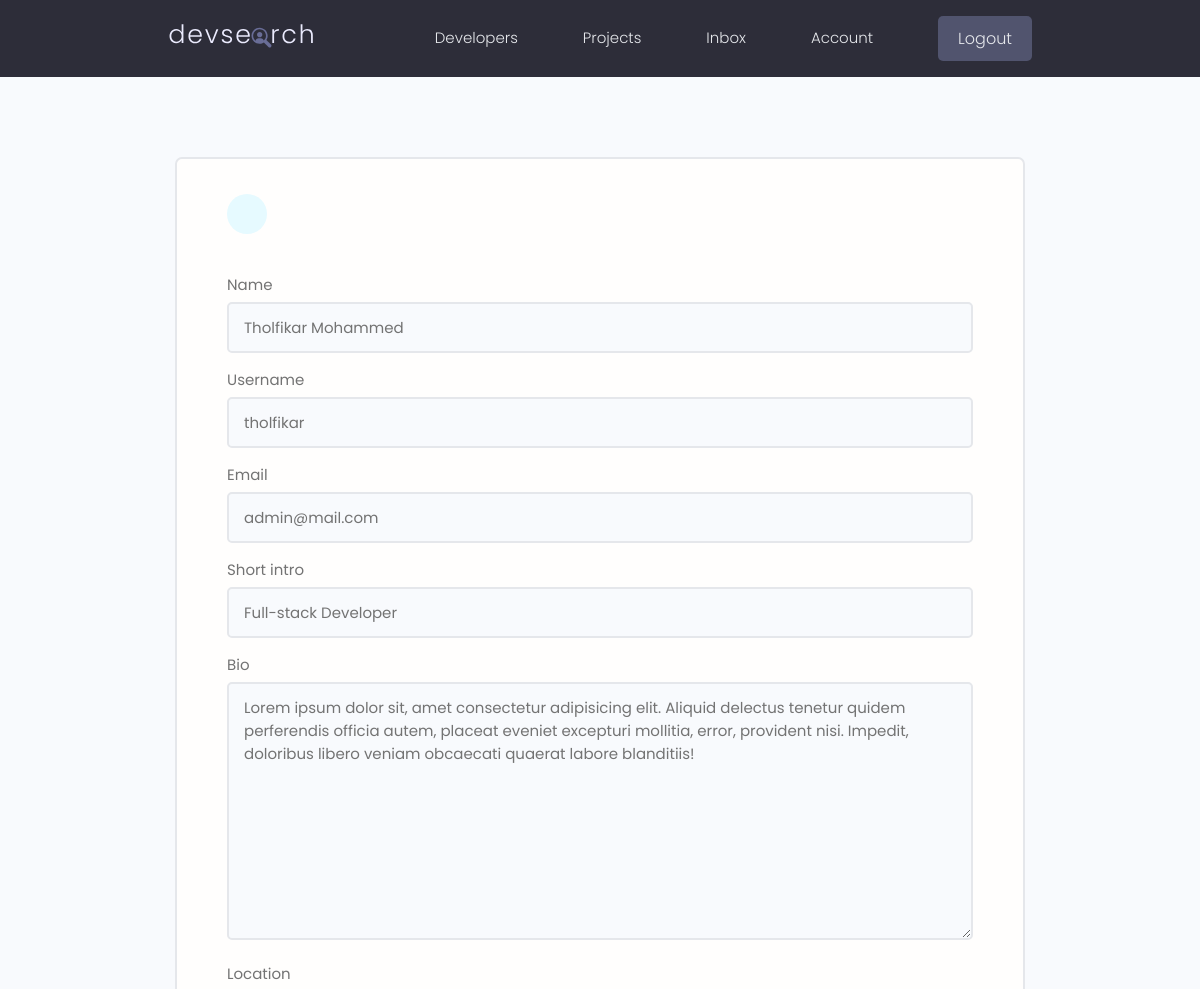
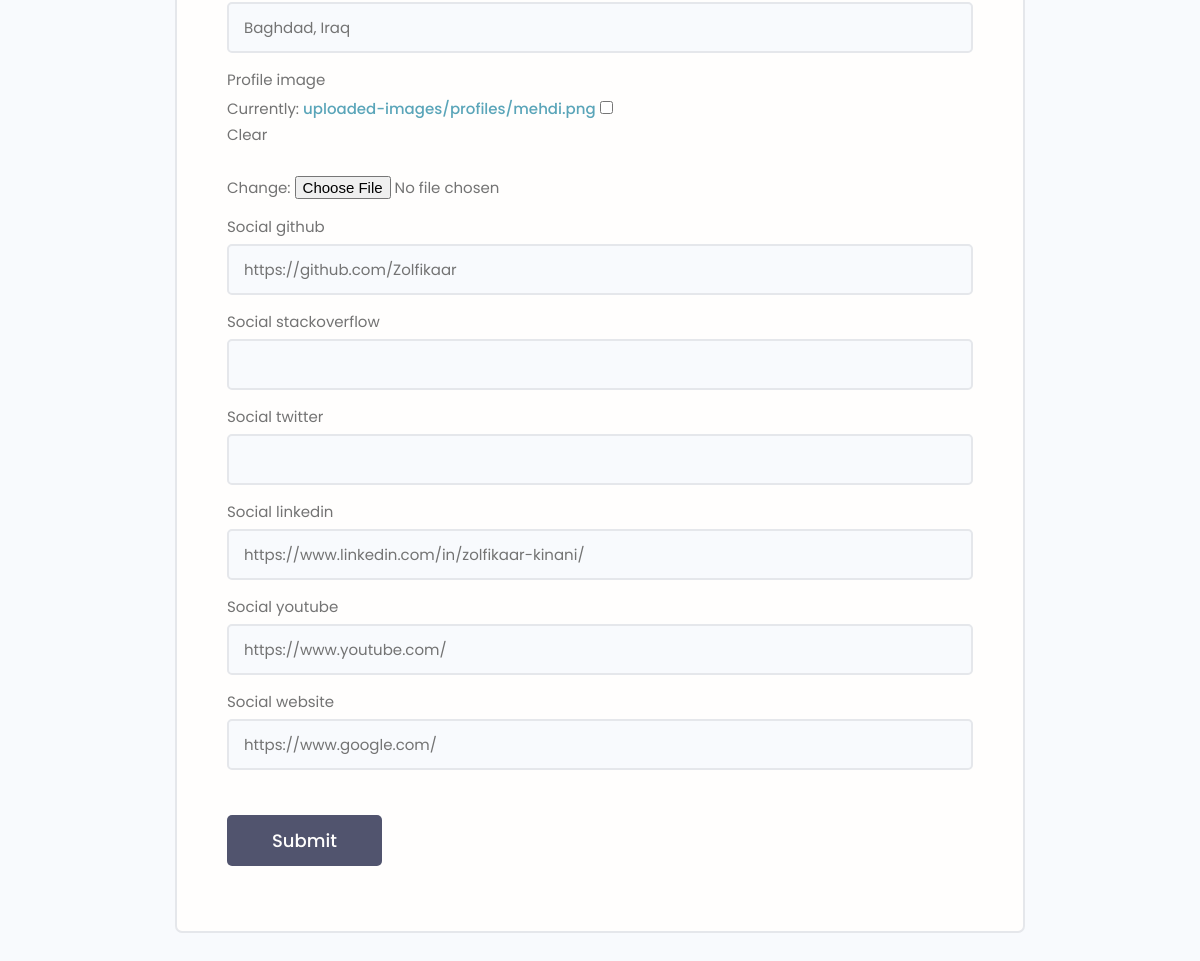
The page /edit-account/ (signed in) on the database its author committed (2 pictures, top to bottom).
### users/models.py (models this page shows, shortened)
class Profile(models.Model):
    user = models.OneToOneField(
        User, on_delete=models.CASCADE, null=True, blank=True)
    name = models.CharField(max_length=255, null=True, blank=True)
    username = models.CharField(max_length=255, null=True, blank=True)
    location = models.CharField(max_length=255, null=True, blank=True)
    email = models.EmailField(max_length=255, null=True, blank=True)
    short_intro = models.CharField(max_length=255, null=True, blank=True)
    bio = models.TextField(null=True, blank=True)
    profile_image = models.ImageField(
        null=True, blank=True, upload_to='uploaded-images/profiles', default='images/user-default.png')
    social_github = models.CharField(max_length=255, null=True, blank=True)
    social_stackoverflow = models.CharField(max_length=255, null=True, blank=True)
    social_twitter = models.CharField(max_length=255, null=True, blank=True)
    social_linkedin = models.CharField(max_length=255, null=True, blank=True)
    social_youtube = models.CharField(max_length=255, null=True, blank=True)
    social_website = models.CharField(max_length=255, null=True, blank=True)
    created_at = models.DateTimeField(auto_now_add=True)
    id = models.UUIDField(default=uuid.uuid4, unique=True,
                          primary_key=True, editable=False)

### users/views.py (the view)
# urls.py: path('edit-account/',views.editAccount,name='edit-account'),
@login_required(login_url='login')
def editAccount(request):
    profile = request.user.profile
    form = ProfileForm(instance=profile)
    if request.method == 'POST':
        form = ProfileForm(request.POST,request.FILES,instance=profile)
        if form.is_valid():
            form.save()
            return redirect('user-account')
    context = {'form':form}
    return render(request, 'users/profile-form.html', context)

### users/forms.py
class ProfileForm(ModelForm):
  class Meta:
    model = Profile
    fields = ['name','username', 'email', 'short_intro','bio','location','profile_image','social_github','social_stackoverflow','social_twitter','social_linkedin','social_youtube','social_website']
  def __init__(self, *args, **kwargs):
    super(ProfileForm, self).__init__(*args, **kwargs)
    for name, field in self.fields.items():
        field.widget.attrs.update({'class': 'input'})

### users/templates/users/profile-form.html (shortened to what this page needs)
{% extends "main.html" %}
{% block content %}
<main class="formPage my-xl">
  <div class="content-box">
    <div class="formWrapper">
      <a class="backButton" href="{% url 'user-account' %}"></a>
      <br>
      <form class="form" action="{% url 'edit-account' %}" method="POST" enctype="multipart/form-data">
        {% for field in form %}
        <div class="form__field">
          <label for="formInput#text">{{ field.label }}</label>
          {{ field }}
        </div>
        {% endfor %}
        <input class="btn btn--sub btn--lg  my-md" type="submit" value="Submit" />
      </form>
    </div>
  </div>
</main>
{% endblock content %}

### static/styles/app.css (style rules this page uses)
:root { --color-sub: #2d2d39; }
.btn--sub { background-color: var(--color-sub-light); }
.content-box { width: 95%; max-width: 85rem; margin: 0 auto; }
.backButton { background: var(--color-main-light); color: var(--color-main); width: 4rem; height: 4rem; display: flex; align-items: center; justify-content: center; border-radius: 50%; }
.formPage .formWrapper { list-style: none; background: var(--color-white); padding: 3.5rem 5rem; border: 2px solid var(--color-light); border-radius: 0.7rem; }

### static/uikit/styles/modules/_variables.css (style rules this page uses)
:root { --color-main: #5aa5b9; --color-main-light: #e6faff; --color-sub: #3f4156; --color-sub-light: #51546e; --color-sub-lighter: #ededfd; --color-text: #737373; --color-gray: #8b8b8b; --color-light: #e5e7eb; --color-light-gray: #767676; --color-bg: #f8fafd; --color-white: #fffefd; --color-white-light: #f3f3f3; --color-success: #359e64; --color-success-bg: #def8e8; --color-error: #fc4b0b; --color-error-bg: #fff2ee; --font-base: 'Poppins', arial, helvetica, 'Segoe UI', roboto, ubuntu, sans-serif; --font-monospace: 'Fira Code', 'Courier New', courier, monospace; --font-regular: 300; --font-medium: 500; --font-bold: 700; --generic-shadow: 1px 1px 5px #00000010; --generic-transition: all 0.3s ease-in-out; }

### static/uikit/styles/modules/_base.css (style rules this page uses)
* { margin: 0; padding: 0; box-sizing: border-box; text-rendering: optimizeLegibility; color: inherit; font-size: inherit; }
html { font-size: 50%; }
@media only screen and (min-width: 480px) { html { font-size: 56.25%; } }
@media only screen and (min-width: 1200px) { html { font-size: 62.5%; } }
body { line-height: 1.6; font-weight: 400; font-size: 1.5rem; color: var(--color-text); background-color: var(--color-bg); min-height: 100vh; }

### static/uikit/styles/modules/_typography.css (style rules this page uses)
* { font-family: var(--font-base); }
a { padding-bottom: 2px; text-decoration: none; display: inline-block; color: var(--color-main); font-weight: var(--font-medium); }

### static/uikit/styles/modules/_utilities.css (style rules this page uses)
.my-md { margin: 3rem auto; }
.my-xl { margin: 8rem auto; }

### static/uikit/styles/modules/_button.css (style rules this page uses)
.btn { display: inline-block; position: relative; cursor: pointer; background-color: var(--color-light); font-weight: var(--font-medium); color: var(--color-sub); text-decoration: none; padding: 1rem 2rem; border-radius: 0.5rem; border: none; width: -webkit-fit-content; width: -moz-fit-content; width: fit-content; height: -webkit-fit-content; height: -moz-fit-content; height: fit-content; font-size: 1.6rem; outline-width: 0; outline-color: transparent; -webkit-backface-visibility: hidden; backface-visibility: hidden; transition: all 0.3s ease-in-out; }
.btn--sub { background-color: var(--color-sub); color: var(--color-white); }
.btn--lg { font-size: 1.8rem; padding: 1.2rem 4.5rem; }

### static/uikit/styles/modules/_form.css (style rules this page uses)
.form { display: block; }
.form__field { margin-top: 1.5rem; margin-bottom: 1.5rem; }
.form__label, .form__field > label { display: block; margin-bottom: 0.5rem; color: var(--color-text); }
input.input[type='text'], input.input[type='email'], input.input[type='password'], input.input[type='number'], select.input, textarea.input { min-width: 24rem; width: 100%; padding: 1.2rem 1.5rem; border-radius: 0.5rem; border: 2px solid var(--color-light); transition: all 0.3s ease-in-out; background-color: var(--color-bg); }

### rows shown on the page
Profile: form "Tholfikar Mohammed" "tholfikar" "admin@mail.com" "Full-stack Developer" "Lorem ipsum dolor sit, amet consectetur adipisicing elit. Aliquid delectus tenetur quidem perferendis officia autem, placeat eveniet excepturi mollitia, error, provident nisi. Impedit, doloribus libero veniam obcaecati quaerat labore blanditiis!" "Baghdad, Iraq" "https://github.com/Zolfikaar" "https://www.linkedin.com/in/zolfikaar-kinani/" "https://www.youtube.com/" "https://www.google.com/"

### other values the page prints
{{ field.label }} "Name" "Username" "Email" "Short intro" "Bio" "Location" "Profile image" "Social github" "Social stackoverflow" "Social twitter" "Social linkedin" "Social youtube" "Social website"
